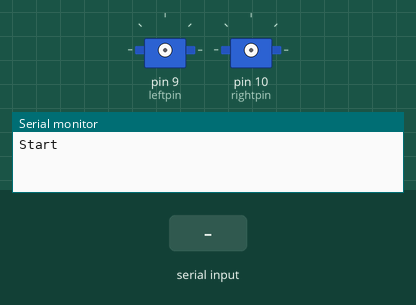
Recording of a sketch running on a simulated Arduino Uno, built with avr-gcc and run on an emulated ATmega328P. Shown: 2 × servo, the last lines printed to the serial monitor. The test bench sets the inputs (shaded band).

Above: at 1.2 s.
1.3 s: "L" received over Serial
2.8 s: "R" received over Serial
At 4.0 s:
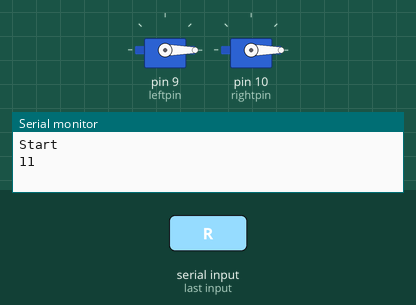
4.3 s: "w" received over Serial
At 5.1 s:
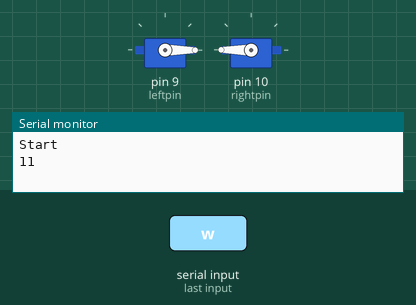
Timing chart, 0 to 7.3 s (numbered marks = the images above; inputs shaded):
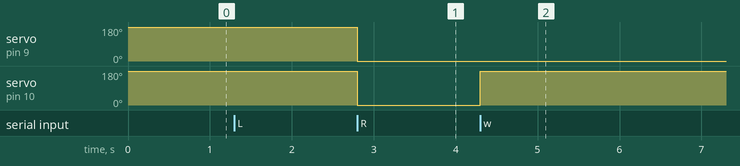

The sketch:

bot_control.ino
```cpp
#include <Servo.h>

char data;

Servo servoLeft;          // create servo objects
Servo servoRight;

int leftpin = 9;
int rightpin = 10;

void setup()
{
  servoLeft.detach();
  servoRight.detach();

  // put your setup code here, to run once:
  pinMode (leftpin, OUTPUT);
  pinMode (rightpin, OUTPUT);

  Serial.begin(9600);
  Serial.println("Start");
}

void sharp_left(){
  servoLeft.attach(9);
  servoRight.attach(10);
  servoLeft.write(180);
  servoRight.write(180);
  delay(700);
  servoLeft.detach();
  servoRight.detach();
  Serial.print(1);
}

void stop_bot(){
  servoRight.detach();
  servoLeft.detach();
  delay(50);

}


void sharp_right() {
  servoRight.attach(10);
  servoLeft.attach(9);
  servoRight.write(0);
  servoLeft.write(0);
  delay(700);
  servoRight.detach();
  servoLeft.detach();
  Serial.print(1);
}

void forward() {
  servoLeft.attach(9);
  servoRight.attach(10);
  servoLeft.write(0);
  servoRight.write(180);
  delay(100);
  servoRight.detach();
  servoLeft.detach();
}


void right() {
  servoLeft.attach(9);
  servoLeft.write(0);
  servoRight.write(0);
  delay(100);
  servoLeft.detach();
  servoRight.detach();
}

void left() {
  servoRight.attach(10);
  servoLeft.write(180);
  servoRight.write(180);
  delay(100);
  servoRight.detach();
  servoLeft.detach();
}


void loop() {

  if (Serial.available()>0)
  {
    data = (char)(Serial.read());
    //Serial.println(data);
    if (data == 'L')
        sharp_left();
    else if (data == 'R')
        sharp_right();
    else if (data == 'E')
        stop_bot();
    else if (data == 'w')
        forward();
    else if (data == 'd')
        right();
    else if (data == 'a')
        left();

  }
}
```

Measured:
- after the input at 2.8 s, servo on pin 9 (leftpin), servo on pin 10 (rightpin): 180° → 0° at once
- after the input at 4.3 s, servo on pin 10 (rightpin): 0° → 180° at once
